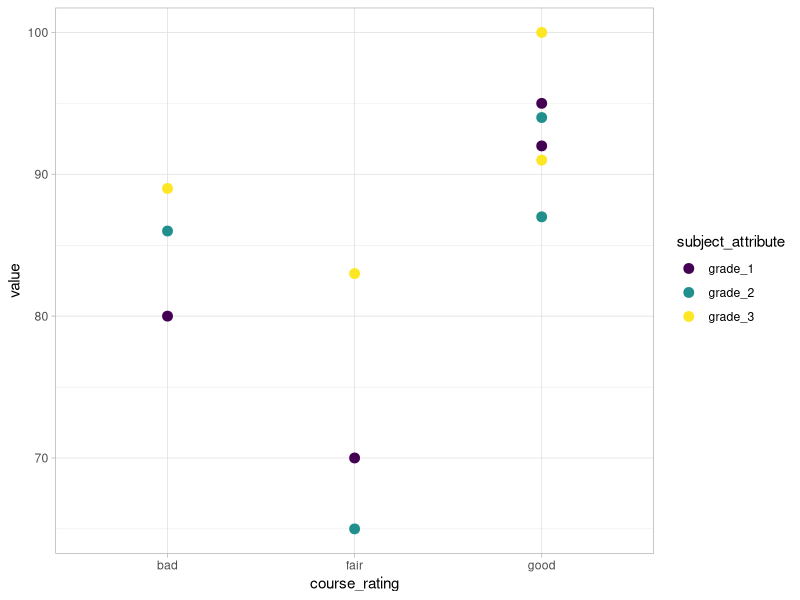

The R source for this figure:
## ---- chunk 1
options(htmltools.dir.version = FALSE)
## ---- chunk 2
x <- 5
y <- 10

x + y
## ---- chunk 3
library(tidyverse)

#Data
data <- tibble(
  subject_ID = c(15243, 23112, 45765, 92992, 85828),
  subject_sex = c("male", "female", "female", "male", "male"),
  subject_age = c(22, 20, 20, 18, 18),
  course_rating = c("fair", "good", "bad", "good", "bad"),
  subject_GPA = c(2.2, 3.8, 3.0, 3.7, NA),
  subject_major = c("Biology", "biology/statistics", "Anthropology", "anthropology/Biology", "Anthropology")
)

options(tibble.width = Inf, width = 150)
data
## ---- chunk 4
options(tibble.width = Inf, width = 150)
data
## ---- chunk 5
options(tibble.width = Inf, width = 150)
data
## ---- chunk 6
options(tibble.width = Inf, width = 150)
data
## ---- chunk 7
options(tibble.width = Inf, width = 150)
data
## ---- chunk 8
options(tibble.width = Inf, width = 150)
data
## ---- chunk 9
avg_gpa <- data %>%
  filter(is.na(subject_GPA) == F) %>%
  select(subject_GPA, course_rating) %>%
  group_by(course_rating) %>%
  summarize(avg_GPA = mean(subject_GPA))
## ---- chunk 10
avg_gpa
## ---- chunk 11
data <- tibble(
  subject_ID = c(15243, 23112, 45765, 92992, 85828),
  subject_sex = c("male", "female", "female", "male", "male"),
  subject_age = c(22, 20, 20, 18, 18),
  course_rating = c("ok", "great", "terrible", "amazing", "horrible"),
  subject_GPA = c(2.2, 3.8, 3.0, 3.7, NA),
  subject_major = c("Biology", "biology/statistics", "Anthropology", "anthropology/Biology", "Anthropology")
)
options(tibble.width = Inf, width = 150)
data
## ---- chunk 12
data <- tibble(
  subject_ID = c(15243, 23112, 45765, 92992, 85828),
  subject_sex = c("male", "female", "female", "male", "male"),
  subject_age = c(22, 20, 20, 18, 18),
  course_rating = c("ok", "great", "terrible", "amazing", "horrible"),
  subject_GPA = c(2.2, 3.8, 3.0, 3.7, NA),
  subject_major = c("Biology", "biology/statistics", "Anthropology", "anthropology/Biology", "Anthropology")
)
options(tibble.width = Inf, width = 150)
data
## ---- chunk 13
data <- tibble(
  subject_ID = c(15243, 23112, 45765, 92992, 85828),
  subject_sex = c("male", "female", "female", "male", "male"),
  subject_age = c(22, 20, 20, 18, 18),
  course_rating = c("ok", "great", "terrible", "amazing", "horrible"),
  subject_GPA = c(2.2, 3.8, 3.0, 3.7, NA),
  subject_major = c("Biology", "biology/statistics", "Anthropology", "anthropology/Biology", "Anthropology")
)
options(tibble.width = Inf, width = 150)
data
## ---- chunk 14
data <- tibble(
  subject_ID = c(15243, 23112, 45765, 92992, 85828),
  subject_sex = c("male", "female", "female", "male", "male"),
  subject_age = c(22, 20, 20, 18, 18),
  course_rating = c("ok", "great", "terrible", "amazing", "horrible"),
  subject_GPA = c(2.2, 3.8, 3.0, 3.7, NA),
  subject_major = c("Biology", "biology/statistics", "Anthropology", "anthropology/Biology", "Anthropology")
)
options(tibble.width = Inf, width = 150)
data
## ---- chunk 15
data %>% 
  mutate(course_rating = 
           case_when(
             course_rating == "ok" ~ "fair",
             course_rating == "great" | course_rating == "amazing" ~ "good",
             course_rating == "terrible" | course_rating == "horrible" ~ "bad"
        ))
## ---- chunk 16
data <- tibble(
  subject_ID = c(15243, 23112, 45765, 92992, 85828),
  subject_sex = c("male", "female", "female", "male", "male"),
  subject_age = c(22, 20, 20, 18, 18),
  course_rating = c("ok", "great", "terrible", "amazing", "horrible"),
  subject_GPA = c(2.2, 3.8, 3.0, 3.7, NA),
  subject_major = c("Biology", "biology/statistics", "Anthropology", "anthropology/Biology", "Anthropology")
)
options(tibble.width = Inf, width = 150)
data
## ---- chunk 17
data %>% 
  mutate(course_rating = 
           case_when(
             course_rating == "ok" ~ "fair",
             course_rating == "great" | course_rating == "amazing" ~ "good",
             course_rating == "terrible" | course_rating == "horrible" ~ "bad"
        )) %>%
  mutate(subject_major = tolower(subject_major)) %>%
  tidyr::separate(subject_major, into = c("major_1", "major_2"), sep="/") %>%
  mutate(double_major = 
           case_when(
             is.na(major_2) == FALSE ~ "yes",
             is.na(major_2) == TRUE ~ "no"
        ))
## ---- chunk 18
data %>% 
  mutate(course_rating = 
           case_when(
             course_rating == "ok" ~ "fair",
             course_rating == "great" | course_rating == "amazing" ~ "good",
             course_rating == "terrible" | course_rating == "horrible" ~ "bad"
        )) %>%
  mutate(subject_major = tolower(subject_major)) %>%
  tidyr::separate(subject_major, into = c("major_1", "major_2"), sep="/") %>%
  mutate(double_major = 
           case_when(
             is.na(major_2) == FALSE ~ "yes",
             is.na(major_2) == TRUE ~ "no"
        )) %>%
  arrange(course_rating) %>%
  select("Subject ID" = subject_ID, 
         "Course Rating" = course_rating, 
         "Subject Age" = subject_age,
         "Subject GPA" = subject_GPA,
         "Double Major" = double_major,
         "First Major" = major_1,
         "Second Major" = major_2)
## ---- chunk 19
data <- tibble(
  subject_ID = c(15243, 23112, 45765, 92992),
  course_rating = c("fair", "good", "bad", "good"),
  grade_1 = c(70, 95, 80, 92),
  grade_2 = c(65, 94, 86, 87), 
  grade_3 = c(83, 91, 89, 100)
)

data
## ---- chunk 20
plot_data <- data %>%
  select(-subject_ID) %>%
  tidyr::gather(key = subject_attribute, value = value, -course_rating)
## ---- chunk 21
plot_data
## ---- chunk 22
ggplot(plot_data, aes(x = course_rating, y = value, color = subject_attribute)) + 
  geom_point(size = 3) + 
  scale_color_viridis_d() + 
  theme_light()
